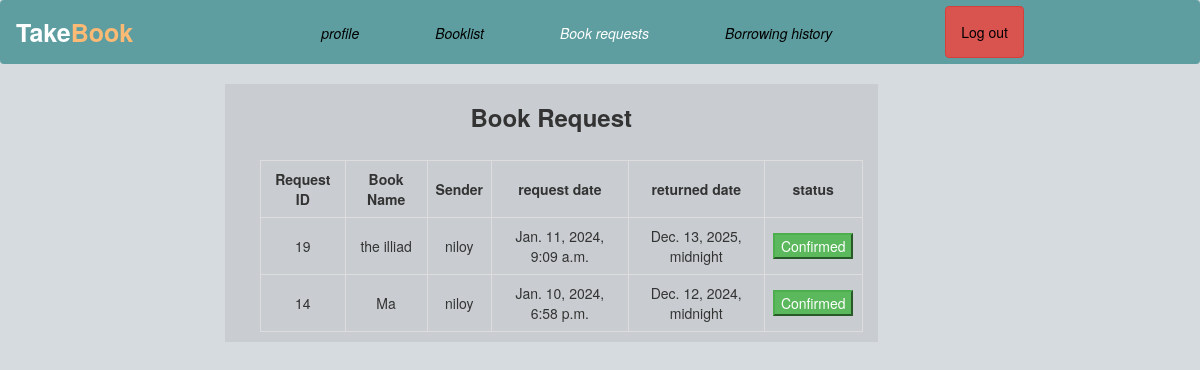
/see_book_request/ (signed in), run on an earlier commit of the app's database.
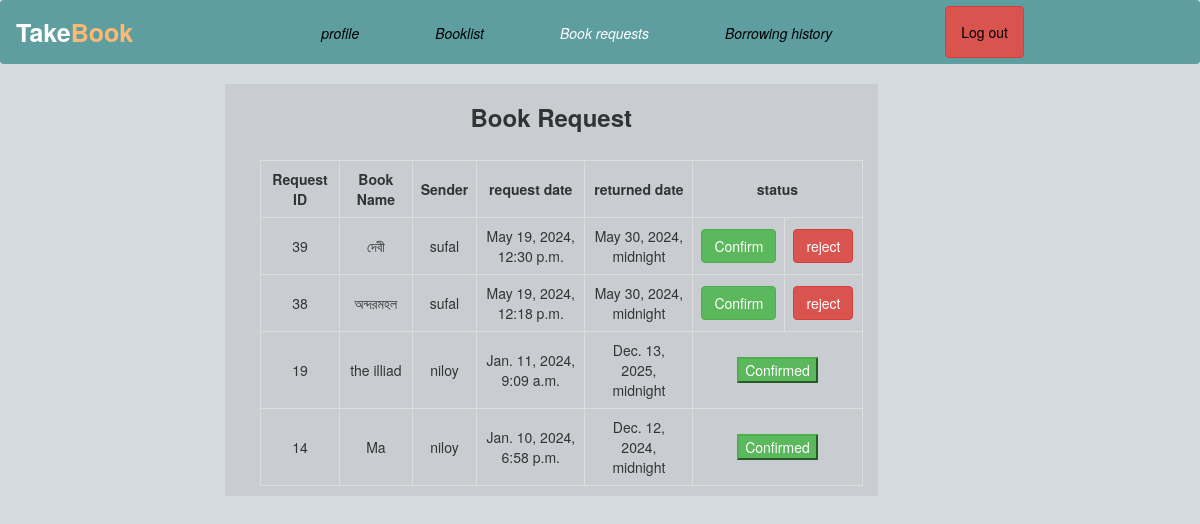
And on a later commit of the database.
### profileapp/models.py (models this page shows, shortened)
class BookRequest(models.Model):
    sender = models.ForeignKey(User,related_name='sent_request', on_delete=models.CASCADE)
    receiver = models.ForeignKey(User,related_name='received_request', on_delete=models.CASCADE,default=None)
    book = models.ForeignKey(Book, on_delete=models.CASCADE)
    request_date = models.DateTimeField(auto_now_add=True)
    schedule = models.DateTimeField()

class Book(models.Model):
    owner=models.ForeignKey(User,on_delete=models.CASCADE)
    title=models.CharField(max_length=100)
    author=models.CharField(max_length=100,null=True)
    genre=models.CharField(max_length=100,null=True)
    availability = models.IntegerField(default=0)
    created_at = models.DateTimeField(auto_now_add=True)

### profileapp/views.py (the view)
# urls.py: path('see_book_request/', profileview.see_book_request, name='see_book_request'),
@login_required
def see_book_request(request):
    requests = BookRequest.objects.filter(receiver=request.user).order_by('-request_date')
    return render(request, 'users/see_book_request.html', {'requests': requests})

### templates/users/see_book_request.html (shortened to what this page needs)
<!DOCTYPE html>
<html lang="en">
<head>
    <link href="https://cdn.jsdelivr.net/npm/bootstrap@5.3.2/dist/css/bootstrap.min.css" rel="stylesheet">
    <link rel="stylesheet" href="https://maxcdn.bootstrapcdn.com/bootstrap/3.4.1/css/bootstrap.min.css">
    <link rel="stylesheet" href="https://cdnjs.cloudflare.com/ajax/libs/font-awesome/4.7.0/css/font-awesome.min.css">
</head>
  <body>
  <nav class="navbar navbar-expand-lg " style="background-color:#5F9EA0;">
        <div class="navbar-header">
          <a class="navbar-brand" href="{% url 'home' %}"><strong class="text-white fs-1" style="margin-right:100px">Take<span class="text-orange-300">Book</span> </strong> </a>
        </div>
        <ul class="nav navbar-nav">
          <li class="nav-item"><i><a href={% url 'profile' username=request.user.username %} class="btn " style="color:black;margin:10px 0px 0px 50px">profile</a></i></li>
          <li class="nav-item"><i><a href={% url 'booklist' username=request.user.username %} class="btn " style="color:black;margin:10px 0px 0px 50px">Booklist</a></i></li>
          <li class="nav-item"><i><a href={% url 'see_book_request' %} class="btn " style="color:white;margin:10px 0px 0px 50px">Book requests</a></i></li>
          <li class="nav-item"><i><a href={% url 'borrowing_history' %} class="btn " style="color:black;margin:10px 0px 0px 50px">Borrowing history</a></i></li>
          <li><a href={% url 'logout' %} class="btn btn-danger navbar-btn" style="color:black;margin:0px 20px 0px 100px">Log out</a></li>
        </ul>
    </nav>
      <div class="container-fluid">
        <div class-"row">
           <div class="col-md-2"></div>
           <div class="col-md-7">
             <div class="container-fluid" style="background-color: #1111">
                <h3 class="text-center"><strong>Book Request</strong></h3><br>
                <ul>
                <table>
                    <tr >
                      <th>Request ID</th><th>Book Name </th> <th> Sender </th>
                       <th>request date</th><th>returned date</th>
                       <th colspan="2">status</th>
                    </tr>
                   {% for request in requests %}
                    <tr>
                        <td>{{request.id}}</td><td>{{ request.book.title }}</td><td>{{ request.sender }}</td>
                        <td>{{ request.request_date }}</td><td>{{ request.schedule }}</td>
                        {% if request.book.availability == 1 %}
                        <td><a href="{% url 'confirm_request' book_id=request.book.id %}" class="btn btn-success">Confirm</a></td>
                        <td><a href="{% url 'reject_request' book_id=request.book.id %}" class="btn btn-danger">reject</a></td>
                        {% elif request.book.availability == 2 %}
                        <td colspan="2"><button class="btn-success">Confirmed</button></td>
                        {% elif request.book.availability == 0 %}
                        <td colspan="2"><button class="btn-danger">rejected</button></td>
                        {% endif %}
                    </tr>
                    {% endfor %}
                </table>
                </ul>
              </div>
           </div>
        </div>
    </div>
</body>
</html>

What changed in the data, as far as the page shows it:
added BookRequest: id "39", book "দেবী", sender "sufal", request_date "May 19, 2024, 12:30 p.m.", schedule "May 30, 2024, midnight", shows "Confirm"
added BookRequest: id "38", book "অন্দরমহল", sender "sufal", request_date "May 19, 2024, 12:18 p.m.", schedule "May 30, 2024, midnight", shows "Confirm"
